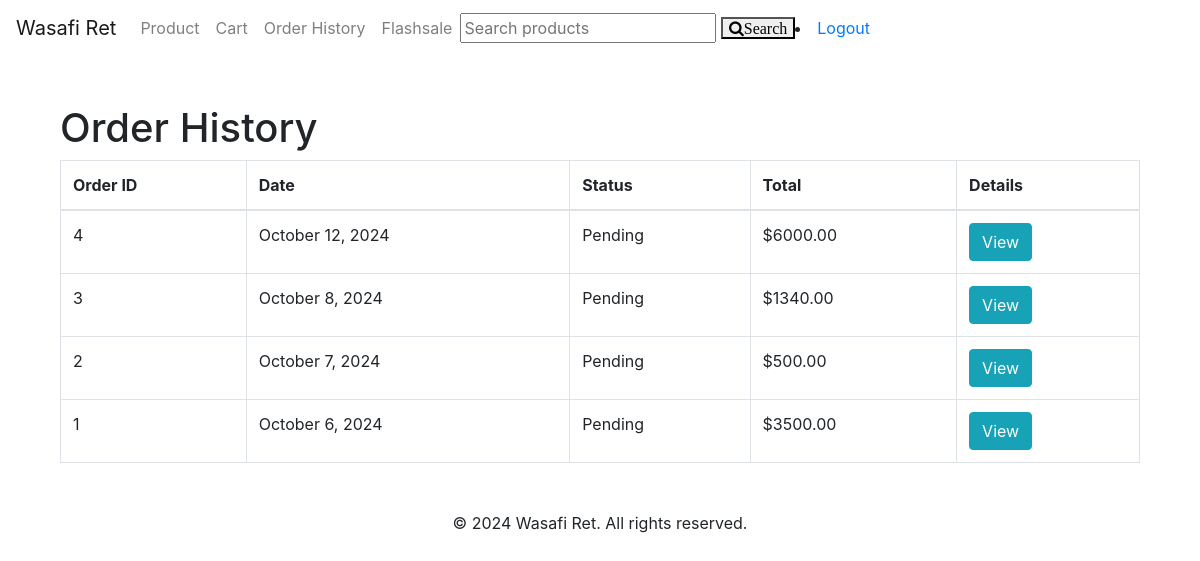
The page /orders/history/ (signed in) on the database its author committed.
### order/models.py (models this page shows, shortened)
class Order(models.Model):
    user = models.ForeignKey(User, on_delete=models.CASCADE)
    created_at = models.DateTimeField(auto_now_add=True)
    updated_at = models.DateTimeField(auto_now=True)
    status = models.CharField(max_length=20, choices=[('Pending', 'Pending'), ('Completed', 'Completed')], default='Pending')
    shipping_name = models.CharField(max_length=255)
    shipping_email = models.EmailField()
    phone_number = models.CharField(max_length=20)
    shipping_address = models.TextField()
    shipping_city = models.CharField(max_length=100)
    shipping_zip_code = models.CharField(max_length=20)
    def get_order_total(self):
        return sum(item.get_total() for item in self.items.all())

class OrderItem(models.Model):
    order = models.ForeignKey(Order, related_name='items', on_delete=models.CASCADE)
    product = models.ForeignKey(Product, on_delete=models.CASCADE)
    quantity = models.PositiveIntegerField()
    def get_total(self):
        return self.product.price * self.quantity

### WasafiRet/models.py (models this page shows, shortened)
class Product(models.Model):
    name=models.CharField(max_length=255)
    description=models.TextField()
    price=models.DecimalField(max_digits=10,decimal_places=2)
    stock=models.IntegerField()
    category=models.ForeignKey(Category,on_delete=models.CASCADE)
    is_active=models.BooleanField(default=True)
    image=models.ImageField(upload_to=',media/images',blank=True,null=True)

### order/views.py (the view)
# urls.py: path('history/', views.order_history, name='order_history'),
@login_required
def order_history(request):
    orders = Order.objects.filter(user=request.user).order_by('-created_at')
    return render(request, 'order/order_history.html', {'orders': orders})

### order/templates/order/order_history.html (shortened to what this page needs)
{% extends 'WasafiRet/base.html' %}
{% load static %}
{% block content %}
<div class="container mt-5">
    <h1>Order History</h1>
    {% if orders %}
    <table class="table table-bordered">
        <thead>
            <tr>
                <th>Order ID</th>
                <th>Date</th>
                <th>Status</th>
                <th>Total</th>
                <th>Details</th>
            </tr>
        </thead>
        <tbody>
            {% for order in orders %}
            <tr>
                <td>{{ order.id }}</td>
                <td>{{ order.created_at|date:"F j, Y" }}</td>
                <td>{{ order.status }}</td>
                <td>${{ order.get_order_total|floatformat:2 }}</td>
                <td><a href="{% url 'orders:order_confirmation' order.id %}" class="btn btn-info">View</a></td>
            </tr>
            {% endfor %}
        </tbody>
    </table>
    {% else %}
    <div class="alert alert-warning">You have no orders yet.</div>
    {% endif %}
</div>
{% endblock %}

### rows shown on the page
Order: id "4", created_at "October 12, 2024", status "Pending", get_order_total "6000.00"
Order: id "3", created_at "October 8, 2024", status "Pending", get_order_total "1340.00"
Order: id "2", created_at "October 7, 2024", status "Pending", get_order_total "500.00"
Order: id "1", created_at "October 6, 2024", status "Pending", get_order_total "3500.00"
